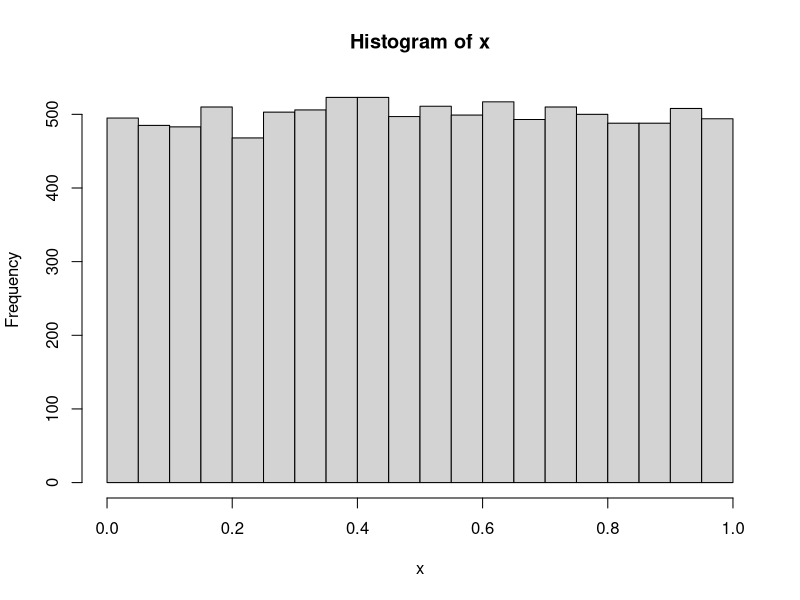
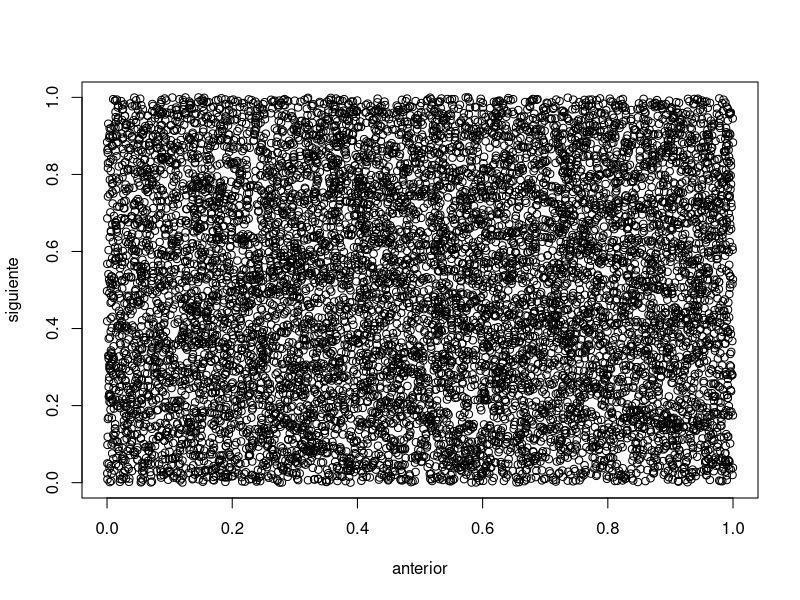

R code for these plots, in order:
GCL <-function(nsim, semilla=21849, incremento=1, multiplicador=2456651, M=2^32){
  seq <- semilla
  for(i in 1:nsim){
    new <- (seq[i]*multiplicador + incremento)%%M
    seq <- c(seq, new)
  }
  return(seq/M)
}
x <- GCL(10000)
hist(x)
anterior <- x[-length(x)] # x[1:(length(x)-1)]
siguiente <- x[-1]
plot(anterior, siguiente) # x[2:length(x)]
